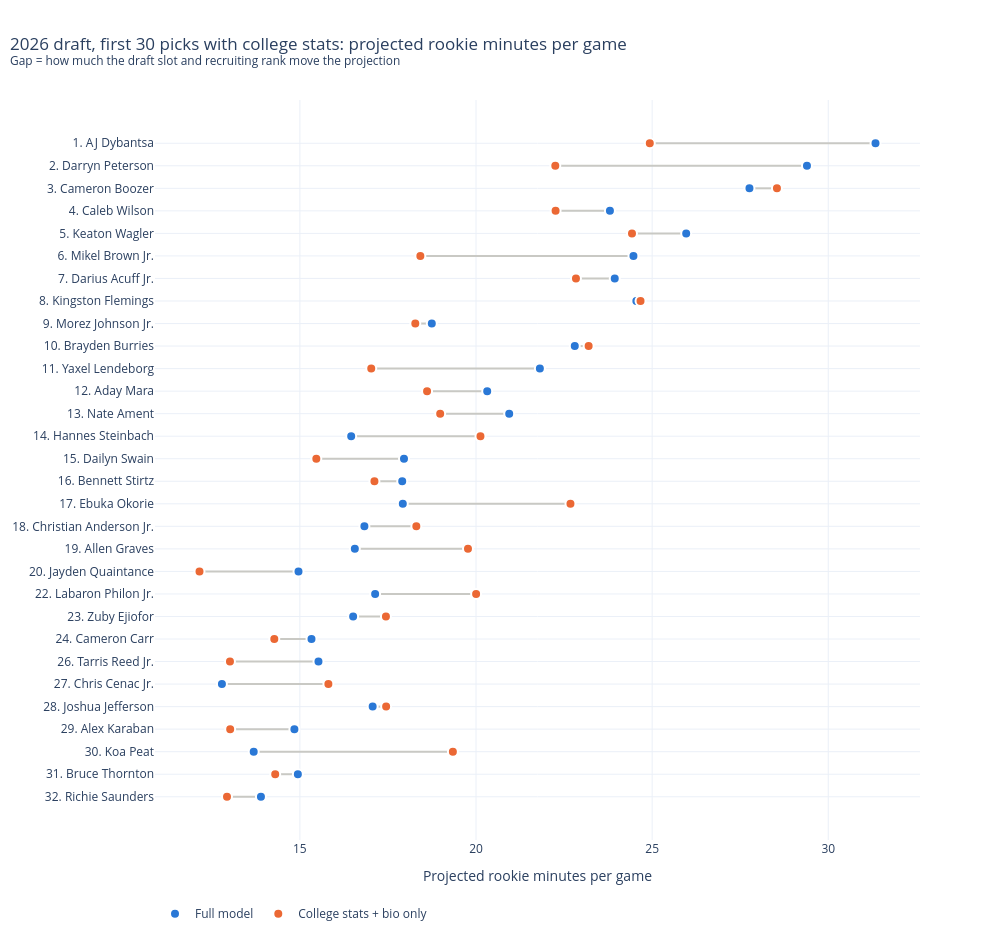

The notebook cell saved with this chart:
### Markdown cell above
## 2026 draft class projections

### Code cell
proj = project_draft_class(df)
for target in ["rookie_mpg", "mp_4yr", "bpm_4yr"]:
    plot_draft_class(proj, target).show()

### Figure 1 — Plotly figure (JSON) as saved in the notebook; plotly's stock layout.template omitted (floating-point values rounded to 4 significant figures)
{"data": [{"hoverinfo": "skip", "line": {"color": "#c9c9c4", "width": 2}, "mode": "lines", "showlegend": false, "type": "scatter", "x": [13.9, 12.93], "y": ["32. Richie Saunders", "32. Richie Saunders"]}, {"hoverinfo": "skip", "line": {"color": "#c9c9c4", "width": 2}, "mode": "lines", "showlegend": false, "type": "scatter", "x": [14.94, 14.3], "y": ["31. Bruce Thornton", "31. Bruce Thornton"]}, {"hoverinfo": "skip", "line": {"color": "#c9c9c4", "width": 2}, "mode": "lines", "showlegend": false, "type": "scatter", "x": [13.69, 19.34], "y": ["30. Koa Peat", "30. Koa Peat"]}, {"hoverinfo": "skip", "line": {"color": "#c9c9c4", "width": 2}, "mode": "lines", "showlegend": false, "type": "scatter", "x": [14.84, 13.02], "y": ["29. Alex Karaban", "29. Alex Karaban"]}, {"hoverinfo": "skip", "line": {"color": "#c9c9c4", "width": 2}, "mode": "lines", "showlegend": false, "type": "scatter", "x": [17.07, 17.45], "y": ["28. Joshua Jefferson", "28. Joshua Jefferson"]}, {"hoverinfo": "skip", "line": {"color": "#c9c9c4", "width": 2}, "mode": "lines", "showlegend": false, "type": "scatter", "x": [12.79, 15.81], "y": ["27. Chris Cenac Jr.", "27. Chris Cenac Jr."]}, {"hoverinfo": "skip", "line": {"color": "#c9c9c4", "width": 2}, "mode": "lines", "showlegend": false, "type": "scatter", "x": [15.53, 13.02], "y": ["26. Tarris Reed Jr.", "26. Tarris Reed Jr."]}, {"hoverinfo": "skip", "line": {"color": "#c9c9c4", "width": 2}, "mode": "lines", "showlegend": false, "type": "scatter", "x": [15.33, 14.27], "y": ["24. Cameron Carr", "24. Cameron Carr"]}, {"hoverinfo": "skip", "line": {"color": "#c9c9c4", "width": 2}, "mode": "lines", "showlegend": false, "type": "scatter", "x": [16.51, 17.44], "y": ["23. Zuby Ejiofor", "23. Zuby Ejiofor"]}, {"hoverinfo": "skip", "line": {"color": "#c9c9c4", "width": 2}, "mode": "lines", "showlegend": false, "type": "scatter", "x": [17.14, 20.0], "y": ["22. Labaron Philon Jr.", "22. Labaron Philon Jr."]}, {"hoverinfo": "skip", "line": {"color": "#c9c9c4", "width": 2}, "mode": "lines", "showlegend": false, "type": "scatter", "x": [14.96, 12.15], "y": ["20. Jayden Quaintance", "20. Jayden Quaintance"]}, {"hoverinfo": "skip", "line": {"color": "#c9c9c4", "width": 2}, "mode": "lines", "showlegend": false, "type": "scatter", "x": [16.56, 19.77], "y": ["19. Allen Graves", "19. Allen Graves"]}, {"hoverinfo": "skip", "line": {"color": "#c9c9c4", "width": 2}, "mode": "lines", "showlegend": false, "type": "scatter", "x": [16.83, 18.31], "y": ["18. Christian Anderson Jr.", "18. Christian Anderson Jr."]}, {"hoverinfo": "skip", "line": {"color": "#c9c9c4", "width": 2}, "mode": "lines", "showlegend": false, "type": "scatter", "x": [17.92, 22.68], "y": ["17. Ebuka Okorie", "17. Ebuka Okorie"]}, {"hoverinfo": "skip", "line": {"color": "#c9c9c4", "width": 2}, "mode": "lines", "showlegend": false, "type": "scatter", "x": [17.91, 17.12], "y": ["16. Bennett Stirtz", "16. Bennett Stirtz"]}, {"hoverinfo": "skip", "line": {"color": "#c9c9c4", "width": 2}, "mode": "lines", "showlegend": false, "type": "scatter", "x": [17.96, 15.47], "y": ["15. Dailyn Swain", "15. Dailyn Swain"]}, {"hoverinfo": "skip", "line": {"color": "#c9c9c4", "width": 2}, "mode": "lines", "showlegend": false, "type": "scatter", "x": [16.46, 20.13], "y": ["14. Hannes Steinbach", "14. Hannes Steinbach"]}, {"hoverinfo": "skip", "line": {"color": "#c9c9c4", "width": 2}, "mode": "lines", "showlegend": false, "type": "scatter", "x": [20.94, 18.98], "y": ["13. Nate Ament", "13. Nate Ament"]}, {"hoverinfo": "skip", "line": {"color": "#c9c9c4", "width": 2}, "mode": "lines", "showlegend": false, "type": "scatter", "x": [20.32, 18.61], "y": ["12. Aday Mara", "12. Aday Mara"]}, {"hoverinfo": "skip", "line": {"color": "#c9c9c4", "width": 2}, "mode": "lines", "showlegend": false, "type": "scatter", "x": [21.81, 17.03], "y": ["11. Yaxel Lendeborg", "11. Yaxel Lendeborg"]}, {"hoverinfo": "skip", "line": {"color": "#c9c9c4", "width": 2}, "mode": "lines", "showlegend": false, "type": "scatter", "x": [22.8, 23.2], "y": ["10. Brayden Burries", "10. Brayden Burries"]}, {"hoverinfo": "skip", "line": {"color": "#c9c9c4", "width": 2}, "mode": "lines", "showlegend": false, "type": "scatter", "x": [18.74, 18.28], "y": ["9. Morez Johnson Jr.", "9. Morez Johnson Jr."]}, {"hoverinfo": "skip", "line": {"color": "#c9c9c4", "width": 2}, "mode": "lines", "showlegend": false, "type": "scatter", "x": [24.55, 24.67], "y": ["8. Kingston Flemings", "8. Kingston Flemings"]}, {"hoverinfo": "skip", "line": {"color": "#c9c9c4", "width": 2}, "mode": "lines", "showlegend": false, "type": "scatter", "x": [23.94, 22.84], "y": ["7. Darius Acuff Jr.", "7. Darius Acuff Jr."]}, {"hoverinfo": "skip", "line": {"color": "#c9c9c4", "width": 2}, "mode": "lines", "showlegend": false, "type": "scatter", "x": [24.47, 18.42], "y": ["6. Mikel Brown Jr.", "6. Mikel Brown Jr."]}, {"hoverinfo": "skip", "line": {"color": "#c9c9c4", "width": 2}, "mode": "lines", "showlegend": false, "type": "scatter", "x": [25.97, 24.43], "y": ["5. Keaton Wagler", "5. Keaton Wagler"]}, {"hoverinfo": "skip", "line": {"color": "#c9c9c4", "width": 2}, "mode": "lines", "showlegend": false, "type": "scatter", "x": [23.8, 22.26], "y": ["4. Caleb Wilson", "4. Caleb Wilson"]}, {"hoverinfo": "skip", "line": {"color": "#c9c9c4", "width": 2}, "mode": "lines", "showlegend": false, "type": "scatter", "x": [27.76, 28.54], "y": ["3. Cameron Boozer", "3. Cameron Boozer"]}, {"hoverinfo": "skip", "line": {"color": "#c9c9c4", "width": 2}, "mode": "lines", "showlegend": false, "type": "scatter", "x": [29.39, 22.25], "y": ["2. Darryn Peterson", "2. Darryn Peterson"]}, {"hoverinfo": "skip", "line": {"color": "#c9c9c4", "width": 2}, "mode": "lines", "showlegend": false, "type": "scatter", "x": [31.34, 24.93], "y": ["1. AJ Dybantsa", "1. AJ Dybantsa"]}, {"customdata": [["BYU", 24.76, 13.9, 12.93], ["Ohio St.", 22.78, 14.94, 14.3], ["Arizona", 19.43, 13.69, 19.34], ["UConn", 23.62, 14.84, 13.02], ["Iowa St.", 22.59, 17.07, 17.45], ["Houston", 19.39, 12.79, 15.81], ["UConn", 22.89, 15.53, 13.02], ["Baylor", 21.59, 15.33, 14.27], ["St. John's (NY)", 22.18, 16.51, 17.44], ["Alabama", 20.58, 17.14, 20.0], ["Kentucky", 18.96, 14.96, 12.15], ["Santa Clara", 19.91, 16.56, 19.77], ["Texas Tech", 20.23, 16.83, 18.31], ["Stanford", 19.21, 17.92, 22.68], ["Iowa", 22.73, 17.91, 17.12], ["Texas", 20.94, 17.96, 15.47], ["Washington", 20.15, 16.46, 20.13], ["Tennessee", 19.54, 20.94, 18.98], ["Michigan", 21.22, 20.32, 18.61], ["Michigan", 23.73, 21.81, 17.03], ["Arizona", 20.77, 22.8, 23.2], ["Michigan", 20.41, 18.74, 18.28], ["Houston", 19.47, 24.55, 24.67], ["Arkansas", 19.61, 23.94, 22.84], ["Louisville", 20.23, 24.47, 18.42], ["Illinois", 19.39, 25.97, 24.43], ["UNC", 19.94, 23.8, 22.26], ["Duke", 18.94, 27.76, 28.54], ["Kansas", 19.44, 29.39, 22.25], ["BYU", 19.4, 31.34, 24.93]], "hovertemplate": "<b>%{y}</b> (%{customdata[0]}, age %{customdata[1]:.1f})<br>Full model %{customdata[2]:.1f} · College only %{customdata[3]:.1f}<extra></extra>", "marker": {"color": "#2a78d6", "line": {"color": "white", "width": 2}, "size": 10}, "mode": "markers", "name": "Full model", "type": "scatter", "x": [13.9, 14.94, 13.69, 14.84, 17.07, 12.79, 15.53, 15.33, 16.51, 17.14, 14.96, 16.56, 16.83, 17.92, 17.91, 17.96, 16.46, 20.94, 20.32, 21.81, 22.8, 18.74, 24.55, 23.94, 24.47, 25.97, 23.8, 27.76, 29.39, 31.34], "y": ["32. Richie Saunders", "31. Bruce Thornton", "30. Koa Peat", "29. Alex Karaban", "28. Joshua Jefferson", "27. Chris Cenac Jr.", "26. Tarris Reed Jr.", "24. Cameron Carr", "23. Zuby Ejiofor", "22. Labaron Philon Jr.", "20. Jayden Quaintance", "19. Allen Graves", "18. Christian Anderson Jr.", "17. Ebuka Okorie", "16. Bennett Stirtz", "15. Dailyn Swain", "14. Hannes Steinbach", "13. Nate Ament", "12. Aday Mara", "11. Yaxel Lendeborg", "10. Brayden Burries", "9. Morez Johnson Jr.", "8. Kingston Flemings", "7. Darius Acuff Jr.", "6. Mikel Brown Jr.", "5. Keaton Wagler", "4. Caleb Wilson", "3. Cameron Boozer", "2. Darryn Peterson", "1. AJ Dybantsa"]}, {"customdata": [["BYU", 24.76, 13.9, 12.93], ["Ohio St.", 22.78, 14.94, 14.3], ["Arizona", 19.43, 13.69, 19.34], ["UConn", 23.62, 14.84, 13.02], ["Iowa St.", 22.59, 17.07, 17.45], ["Houston", 19.39, 12.79, 15.81], ["UConn", 22.89, 15.53, 13.02], ["Baylor", 21.59, 15.33, 14.27], ["St. John's (NY)", 22.18, 16.51, 17.44], ["Alabama", 20.58, 17.14, 20.0], ["Kentucky", 18.96, 14.96, 12.15], ["Santa Clara", 19.91, 16.56, 19.77], ["Texas Tech", 20.23, 16.83, 18.31], ["Stanford", 19.21, 17.92, 22.68], ["Iowa", 22.73, 17.91, 17.12], ["Texas", 20.94, 17.96, 15.47], ["Washington", 20.15, 16.46, 20.13], ["Tennessee", 19.54, 20.94, 18.98], ["Michigan", 21.22, 20.32, 18.61], ["Michigan", 23.73, 21.81, 17.03], ["Arizona", 20.77, 22.8, 23.2], ["Michigan", 20.41, 18.74, 18.28], ["Houston", 19.47, 24.55, 24.67], ["Arkansas", 19.61, 23.94, 22.84], ["Louisville", 20.23, 24.47, 18.42], ["Illinois", 19.39, 25.97, 24.43], ["UNC", 19.94, 23.8, 22.26], ["Duke", 18.94, 27.76, 28.54], ["Kansas", 19.44, 29.39, 22.25], ["BYU", 19.4, 31.34, 24.93]], "hovertemplate": "<b>%{y}</b> (%{customdata[0]}, age %{customdata[1]:.1f})<br>Full model %{customdata[2]:.1f} · College only %{customdata[3]:.1f}<extra></extra>", "marker": {"color": "#eb6834", "line": {"color": "white", "width": 2}, "size": 10}, "mode": "markers", "name": "College stats + bio only", "type": "scatter", "x": [12.93, 14.3, 19.34, 13.02, 17.45, 15.81, 13.02, 14.27, 17.44, 20.0, 12.15, 19.77, 18.31, 22.68, 17.12, 15.47, 20.13, 18.98, 18.61, 17.03, 23.2, 18.28, 24.67, 22.84, 18.42, 24.43, 22.26, 28.54, 22.25, 24.93], "y": ["32. Richie Saunders", "31. Bruce Thornton", "30. Koa Peat", "29. Alex Karaban", "28. Joshua Jefferson", "27. Chris Cenac Jr.", "26. Tarris Reed Jr.", "24. Cameron Carr", "23. Zuby Ejiofor", "22. Labaron Philon Jr.", "20. Jayden Quaintance", "19. Allen Graves", "18. Christian Anderson Jr.", "17. Ebuka Okorie", "16. Bennett Stirtz", "15. Dailyn Swain", "14. Hannes Steinbach", "13. Nate Ament", "12. Aday Mara", "11. Yaxel Lendeborg", "10. Brayden Burries", "9. Morez Johnson Jr.", "8. Kingston Flemings", "7. Darius Acuff Jr.", "6. Mikel Brown Jr.", "5. Keaton Wagler", "4. Caleb Wilson", "3. Cameron Boozer", "2. Darryn Peterson", "1. AJ Dybantsa"]}], "layout": {"height": 940, "hoverlabel": {"bgcolor": "white"}, "legend": {"orientation": "h", "x": 0, "y": -0.08}, "title": {"text": "2026 draft, first 30 picks with college stats: projected rookie minutes per game<br><sup>Gap = how much the draft slot and recruiting rank move the projection</sup>", "x": 0.01}, "width": 1000, "xaxis": {"title": {"text": "Projected rookie minutes per game"}}}}
